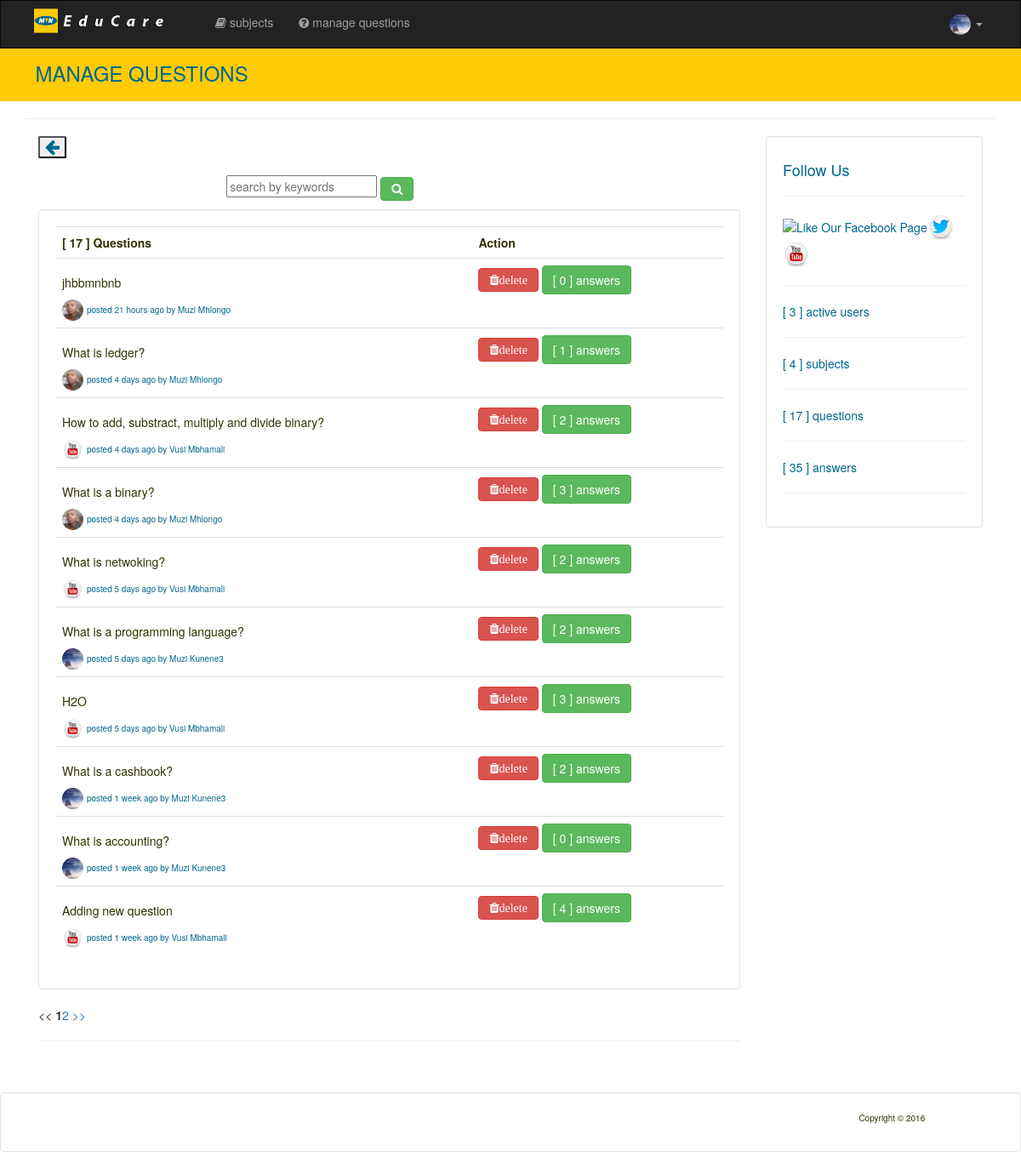
The app's page /manage_questions.php (signed in) with its own data.
### tables this page shows
CREATE TABLE IF NOT EXISTS `users` (
  `id` int(11) NOT NULL AUTO_INCREMENT,
  `name` varchar(300) NOT NULL,
  `surname` varchar(300) NOT NULL,
  `gender` varchar(20) NOT NULL,
  `dob` varchar(50) NOT NULL,
  `profile_pic` varchar(300) NOT NULL,
  `priv` varchar(30) NOT NULL,
  `email` varchar(300) NOT NULL,
  `password` varchar(300) NOT NULL,
  `created_at` varchar(50) NOT NULL,
  PRIMARY KEY (`id`)
);

CREATE TABLE IF NOT EXISTS `topics` (
  `id` int(11) NOT NULL AUTO_INCREMENT,
  `topic_subject` text NOT NULL,
  `topic_date` varchar(500) NOT NULL,
  `cat_id` int(11) NOT NULL,
  `user_id` int(11) NOT NULL,
  PRIMARY KEY (`id`)
);

### manage_questions.php (the view, shortened to what this page needs)
<?php
	$search = $_GET['search'];
	$qrycount = "SELECT count(*) from topics";
	$resultcount=mysql_query($qrycount);
	if($resultcount != ''){
	$row = mysql_fetch_array($resultcount);
	$total = $row[0];
	}
	$perpage = 10;
if(isset($_GET["page"])){
	$page = intval($_GET["page"]);
}
else {
$page = 1;
}
$calc = $perpage * $page;
$start = $calc - $perpage;
if($search == ''){
$result = "SELECT u.profile_pic, u.name, u.surname, t.id, t.topic_subject, t.topic_date, t.user_id FROM users u, topics t WHERE u.id = t.user_id  order by id DESC Limit $start, $perpage ";
$rows = mysql_query($result);
}
else
{
	$result = "SELECT u.profile_pic, u.name, u.surname, t.id, t.topic_subject, t.topic_date, t.user_id FROM users u, topics t WHERE u.id = t.user_id  AND topic_subject LIKE '%$search%' order by id DESC Limit $start, $perpage ";
$rows = mysql_query($result);
}
$result1 = "SELECT * FROM users where id = '".$_SESSION['SESS_MEMBER_ID']."'  ";
$result2=mysql_query($result1);
$row = mysql_fetch_array ($result2,MYSQL_ASSOC);
if($search == ''){
$qrycount115 = "SELECT count(*) from topics";
			$resultcount115=mysql_query($qrycount115);
			$row115 = mysql_fetch_array($resultcount115);
			$total115 = $row115[0];
}
else
{
$qrycount115 = "SELECT count(*) from topics where topic_subject LIKE '%$search%'";
			$resultcount115=mysql_query($qrycount115);
			$row115 = mysql_fetch_array($resultcount115);
			$total115 = $row115[0];
}
?>
<!DOCTYPE html PUBLIC "-//W3C//DTD XHTML 1.0 Transitional//EN" "http://www.w3.org/TR/xhtml1/DTD/xhtml1-transitional.dtd">
<html xmlns="http://www.w3.org/1999/xhtml">
<head>
<link rel="stylesheet" href="css/style.css" />
 <link rel="stylesheet" href="https://maxcdn.bootstrapcdn.com/font-awesome/4.4.0/css/font-awesome.min.css">
<link rel="stylesheet" href="http://maxcdn.bootstrapcdn.com/bootstrap/3.3.5/css/bootstrap.min.css">
  <link rel="stylesheet" href="//code.jquery.com/ui/1.11.4/themes/smoothness/jquery-ui.css">
</head>
<body>
<nav class="navbar navbar-inverse" style="border-radius:0px;">
  <div class="container">
    <div class="navbar-header">
      <a class="navbar-brand" href="dashboard.php"><img src="images/logo.png" style="height:45px; margin-top: -13px;" /></a>
    </div>
    <div class="collapse navbar-collapse" id="bs-example-navbar-collapse-1">
      <ul class="nav navbar-nav">
        <li ><a href="subject.php"><i class="fa fa-book"></i> subjects <span class="sr-only">(current)</span></a></li>
        <li><a href="manage_questions.php"><i class="fa fa-question-circle"></i> manage questions</a></li>
      </ul>
      <ul class="nav navbar-nav navbar-right">
        <li class="dropdown">
          <a href="#" class="dropdown-toggle" data-toggle="dropdown" role="button"><img src="<?php echo $row['profile_pic']; ?>" width="25px" height="25px" class="img-circle" /> <span class="caret"></span></a>
        </li>
      </ul>
    </div>
  </div>
</nav>
<div id='welcome'>
<div class="container" >
<h3 style="margin-top:10px; color:#00678F;margin-left:1%;">MANAGE QUESTIONS</h3>
</div>
</div>
<div class="container" >
<?php
function humanTiming ($time)
{
    $time = time() - $time;
    $time = ($time<1)? 1 : $time;
    $tokens = array (
        31536000 => 'year',
        2592000 => 'month',
        604800 => 'week',
        86400 => 'day',
        3600 => 'hour',
        60 => 'minute',
        1 => 'second'
    );
    foreach ($tokens as $unit => $text) {
        if ($time < $unit) continue;
        $numberOfUnits = floor($time / $unit);
        return $numberOfUnits.' '.$text.(($numberOfUnits>1)?'s':'');
    }
}
?>
<hr />
<div class="col-lg-9" >
<button onclick='history.go(-1);'   class='fa fa-arrow-left big' style='border-radius:2px;' title='Go back'></button>
<br />
<br />
<div class="col-lg-9" style="float:right;" >
<form  method='GET' action='manage_questions.php'  >
<input name='search' id='search' type='text' value='' placeholder="search by keywords"/>
<button type='submit' class='btn btn-success' ><i class="fa fa-search"></i></button>
</form>
</div>
<br />
<br />
<div class="well" style="background-color:#FFF; color:#313300;" >
<table class='table table-stripped' style='border:0px;' >
            <th>[ <?php echo $total115; ?> ] Questions</th>
			<th>Action</th>
<?php
if ($total > 0){
  while ($display = mysql_fetch_array ($rows)) {
			$qrycount11 = "SELECT count(*) from replies where topic_id = {$display['id']} ";
			$resultcount11=mysql_query($qrycount11);
			$row11 = mysql_fetch_array($resultcount11);
			$total11 = $row11[0];
		echo "
			<tr>
			   <td>
			   <p>{$display['topic_subject']}</p>
			   <img src='{$display['profile_pic']}' width='25px' height='25px' class='img-circle' title='{$display['name']} {$display['surname']}' />
			   ";
			   $time = strtotime($display['topic_date']);
               echo '<span style="color: #00678F; font-size:10px;">posted  '.humanTiming($time).' ago by '.$display['name'].' '.$display['surname'].' </span> ';
			   echo "
			  </td>
				<form  method='post' action='deleteq.php' onsubmit='return confirm('Are you sure?');'  >
				<td>
				<input name='id' id='id' type='hidden' value='{$display['id']}'/>
				<button type='submit' class='btn btn-danger' Onclick='return ConfirmDelete();' title='Deleting this question will permanately remove it from the system'><i class='fa fa-trash'>delete</i>
</button>
			    <a href='manage_answers.php?id={$display['id']}&q={$display['topic_subject']}' class='btn btn-success'>
			    [ $total11 ] answers</a></td>
				</form>
				</tr>
			";
          }
}
else
{
	echo "<p style='color:#f00;'>No questions found</p> ";
}
		  ?>
          </table>
</div>
<?php
if(isset($page))
{
$result = "SELECT count(*)  As Total from topics";
$rows = mysql_query($result);
if($rows)
{
$rs = mysql_fetch_array ($rows);
$total = $rs["Total"];
}
$totalPages = ceil($total / $perpage);
if ($total > 10){
if($page <=1 ){
echo "<span id='page_links' > << </span>";
}
else
{
$j = $page - 1;
echo "<span><a id='page_a_link' href='manage_questions.php?id={$g}&page=$j'> << </a></span>";
}
for($i=1; $i <= $totalPages; $i++)
{
if($i<>$page)
{
echo "<span><a id='page_a_link' href='manage_questions.php?id={$g}&page=$i'>$i</a></span>";
}
else
{
echo "<span id='page_links' style='font-weight: bold;'>$i</span>";
}
}
if($page == $totalPages )
{
echo "<span id='page_links' style='font-weight: bold;'> >> </span>";
}
else
{
$j = $page + 1;
echo "<span><a id='page_a_link' href='manage_questions.php?id={$g}&page=$j'> >> </a></span>";
}
}
}
?>
<hr />
</div>
<div class="col-lg-3" style="color:#00678F;">
<div class="well" style="background-color:#fff; height:100%;" >
<h4>Follow Us</h4>
<hr />
<p><img src="images/facebook.png" alt="Like Our Facebook Page" /><img src="images/twitter.png" alt="follow @RealImageSD on Twitter" /><img src="images/youtube.png" alt="Follow our Youtube Channel" /></p>
<hr />
<?php
$qrycount112 = "SELECT count(*) from categories";
			$resultcount112=mysql_query($qrycount112);
			$row112 = mysql_fetch_array($resultcount112);
			$total112 = $row112[0];
$qrycount113 = "SELECT count(*) from topics";
			$resultcount113=mysql_query($qrycount113);
			$row113 = mysql_fetch_array($resultcount113);
			$total113 = $row113[0];
$qrycount114 = "SELECT count(*) from replies";
			$resultcount114=mysql_query($qrycount114);
			$row114 = mysql_fetch_array($resultcount114);
			$total114 = $row114[0];
$qrycount119 = "SELECT count(*) from users";
			$resultcount119=mysql_query($qrycount119);
			$row119 = mysql_fetch_array($resultcount119);
			$total119 = $row119[0];
			echo "<p>[ $total119 ] active users</p><hr>";
			echo "<p>[ $total112 ] subjects</p><hr>";
			echo "<p>[ $total113 ] questions</p><hr>";
			echo "<p>[ $total114 ] answers</p><hr>";
?>
</div>
</div>
</div>
<br />
<br />
<div class="well" style="background-color:#fff;">
<div id="bdiv">
 <p>Copyright &#169; </p>
</div>
</div>
</body>
</html>

### css/style.css (style rules this page uses)
#bdiv { background-color:#fff; text-align:right; font-size:10px; color:#313300; padding-top:3px; padding-bottom:3px; margin-right:8%; margin-left:8%; }
.fa.big { font-size: 20px; color: #00678F; }
#welcome { width:100%; background-color:#FFCB05; margin-top:-2%; padding:10px; }
li { float:left; }
li a { display:inline-block; color:white; text-align:center; padding:14px 16px; text-decoration:none; }

### records on screen
users: profile_pic (picture)
topics: topic_subject "jhbbmnbnb", user.profile_pic (picture), topic_date "21 hours", user.name "Muzi", user.surname "Mhlongo", total11 "0"
topics: topic_subject "What is ledger?", user.profile_pic (picture), topic_date "4 days", user.name "Muzi", user.surname "Mhlongo", total11 "1"
topics: topic_subject "How to add, substract, multiply and divide binary?", user.profile_pic (picture), topic_date "4 days", user.name "Vusi", user.surname "Mbhamali", total11 "2"
topics: topic_subject "What is a binary?", user.profile_pic (picture), topic_date "4 days", user.name "Muzi", user.surname "Mhlongo", total11 "3"
topics: topic_subject "What is netwoking?", user.profile_pic (picture), topic_date "5 days", user.name "Vusi", user.surname "Mbhamali", total11 "2"
topics: topic_subject "What is a programming language?", user.profile_pic (picture), topic_date "5 days", user.name "Muzi", user.surname "Kunene3", total11 "2"
topics: topic_subject "H2O", user.profile_pic (picture), topic_date "5 days", user.name "Vusi", user.surname "Mbhamali", total11 "3"
topics: topic_subject "What is a cashbook?", user.profile_pic (picture), topic_date "1 week", user.name "Muzi", user.surname "Kunene3", total11 "2"
topics: topic_subject "What is accounting?", user.profile_pic (picture), topic_date "1 week", user.name "Muzi", user.surname "Kunene3", total11 "0"
topics: topic_subject "Adding new question", user.profile_pic (picture), topic_date "1 week", user.name "Vusi", user.surname "Mbhamali", total11 "4"

### other values on screen
$total115 "17"
$total119 "3"
$total112 "4"
$total113 "17"
$total114 "35"
